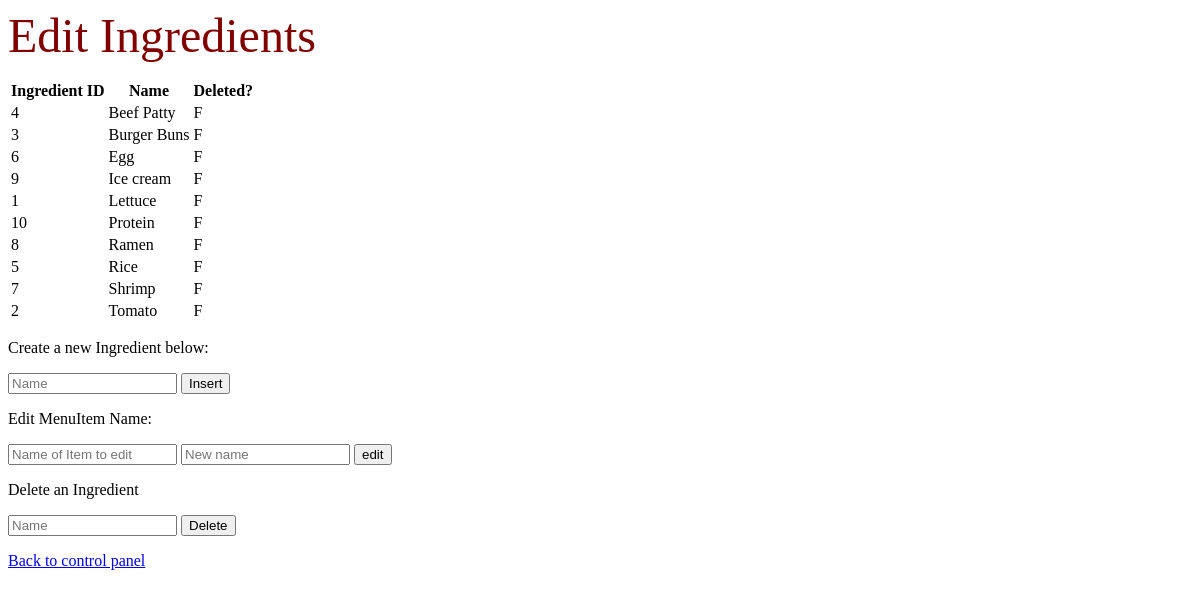
/Ingredient.php, run on an earlier commit of the app's database.
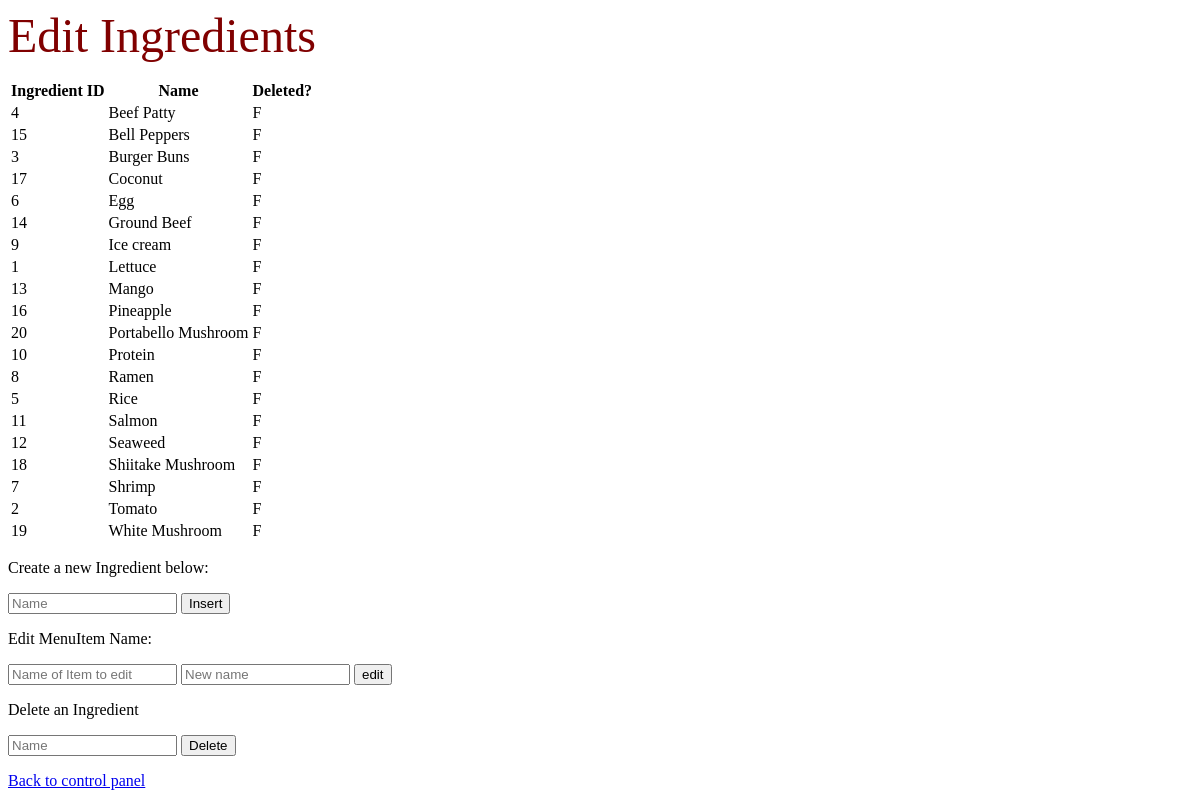
And on a later commit of the database.
### tables this page shows
CREATE TABLE Ingredient
	(ing_id INT AUTO_INCREMENT,
	name VARCHAR(20),
	type VARCHAR(30) NOT NULL,
	i_deleted CHAR(1) NOT NULL,
	UNIQUE (ing_id),
	PRIMARY KEY(name));

### Ingredient.php (the view, shortened to what this page needs)
<DOCTYPE html>
	<html>
</head>
<body>
	<p> <font size = "20" color = maroon>Edit Ingredients</font></p>
	<?php
	require "base.php";
	function printResult($result) {
		echo "<table><tr>
		<th>Ingredient ID</th>
		<th>Name</th>
		<th>Deleted?</th>
	</tr>";
	while($row = $result->fetch_assoc()) {
		echo "<tr>
		<td>" . $row["ing_id"] . "</td>
		<td>" . $row["name"] . "</td>
		<td>" . $row["i_deleted"] . "</td>
	</tr>";
}
echo "</table>";
}
$ing_sql = "SELECT * FROM Ingredient";
$ing_result = $conn->query($ing_sql);
printResult($ing_result);
?>
<p>Create a new Ingredient below:</p>
<form method="POST" action="ingredient.php">
	<p>
		<input type="text" name="insName" size="18" pattern="*[A-Za-z]" placeholder="Name" required>
		<input type="submit" value="Insert" name="insertsubmit"></p>
	</form>
	<p> Edit MenuItem Name: </p>
	<form method="POST" action="ingredient.php">
		<p><input type="text" name="oldname"  size="18" pattern="*[A-Za-z]" placeholder="Name of Item to edit" required>
			<input type="text" name="newname" size="18" pattern="*[A-Za-z]" placeholder="New name" required>
			<input type="submit" value="edit" name="updatesubmit"></p>
		</form>
	<p> Delete an Ingredient</p>
	<form method="POST" action="ingredient.php">
		<p><input type="text" name="delName" size="18" pattern="*[A-Za-z]" placeholder="Name" required>
			<input type="submit" value="Delete" name="deletesubmit"></p>
		</form>
		<a href="index.php"> Back to control panel
		</body>
		</html>

What changed in the data, as far as the page shows it:
added ingredient: ing "15", name "Bell Peppers", i_deleted "F"
added ingredient: ing "17", name "Coconut", i_deleted "F"
added ingredient: ing "14", name "Ground Beef", i_deleted "F"
added ingredient: ing "13", name "Mango", i_deleted "F"
added ingredient: ing "16", name "Pineapple", i_deleted "F"
added ingredient: ing "20", name "Portabello Mushroom", i_deleted "F"
added ingredient: ing "11", name "Salmon", i_deleted "F"
added ingredient: ing "12", name "Seaweed", i_deleted "F"
added ingredient: ing "18", name "Shiitake Mushroom", i_deleted "F"
added ingredient: ing "19", name "White Mushroom", i_deleted "F"
